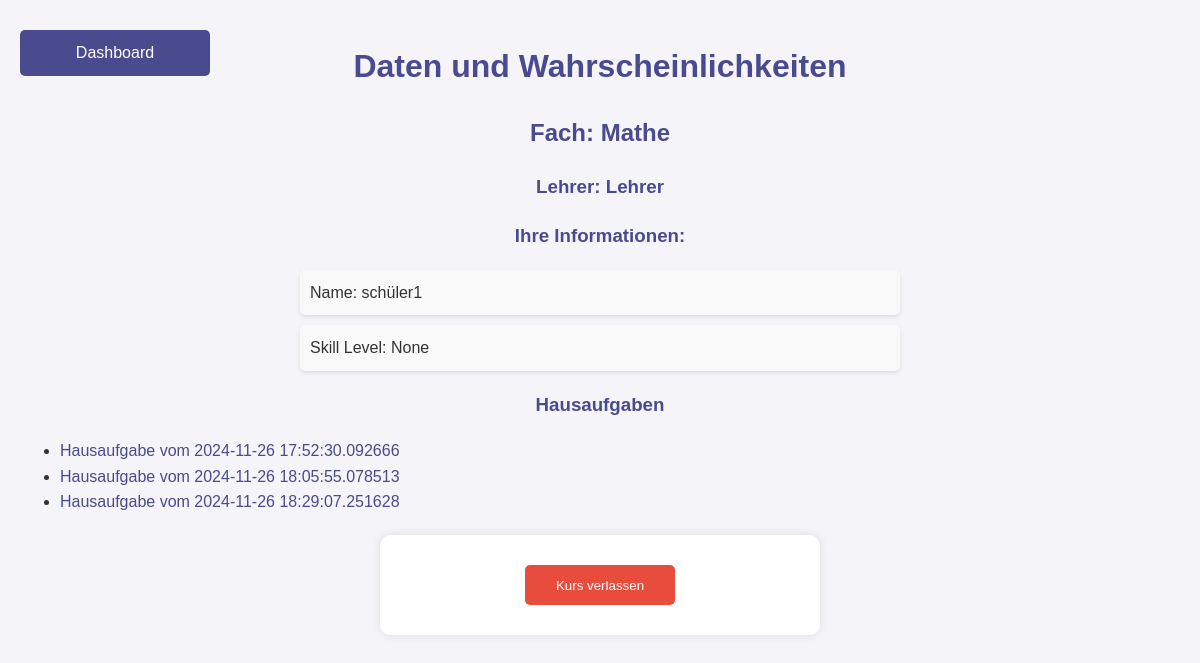
Before: /class_details_student/4/1 (signed in) with the older database file.
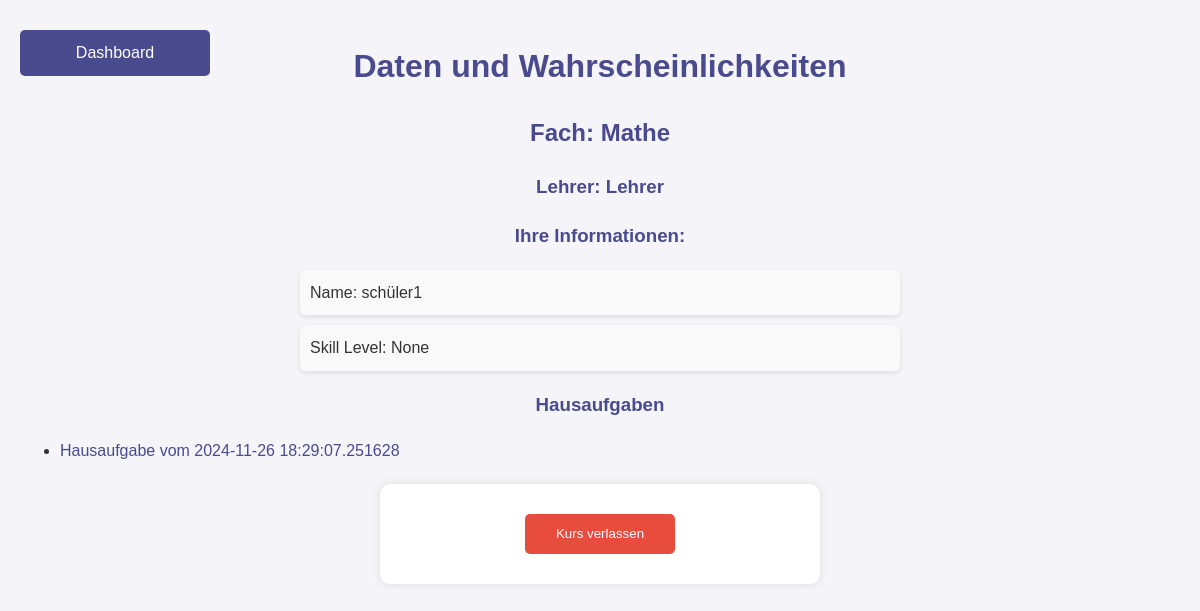
After: the same page with the newer database file.
### tables this page shows
CREATE TABLE Classes (
    id INTEGER PRIMARY KEY AUTOINCREMENT,
    class_name TEXT NOT NULL,
    subject TEXT NOT NULL,
    teacher_id INTEGER, grade_level INTEGER CHECK (grade_level BETWEEN 1 AND 13),
    FOREIGN KEY (teacher_id) REFERENCES Teachers(id)
);

CREATE TABLE Teachers (
    id INTEGER PRIMARY KEY AUTOINCREMENT,
    name TEXT NOT NULL,
    email TEXT UNIQUE NOT NULL,
    password TEXT NOT NULL
);

CREATE TABLE "Participants" (
    id INTEGER PRIMARY KEY AUTOINCREMENT,
    name TEXT NOT NULL,
    email TEXT UNIQUE NOT NULL,
    password TEXT NOT NULL,
    skill_level INTEGER DEFAULT 5 CHECK (skill_level BETWEEN 1 AND 10)
);

CREATE TABLE Homework (
    id INTEGER PRIMARY KEY AUTOINCREMENT,
    class_id INTEGER,
    description TEXT NOT NULL,
    date_created TIMESTAMP DEFAULT CURRENT_TIMESTAMP,
    FOREIGN KEY (class_id) REFERENCES Classes(id)
);

### app.py (the view)
@app.route('/class_details_student/<int:class_id>/<int:student_id>')
def class_details_student(class_id, student_id):
    conn = get_db_connection()
    class_info = conn.execute(
        'SELECT Classes.id, Classes.class_name, Classes.subject, Teachers.name AS teacher_name '
        'FROM Classes '
        'JOIN Teachers ON Classes.teacher_id = Teachers.id '
        'WHERE Classes.id = ?', (class_id,)
    ).fetchone()
    student = conn.execute(
        'SELECT Participants.name, Participants.skill_level '
        'FROM Participants '
        'WHERE Participants.id = ?', (student_id,)
    ).fetchone()
    homework_list = conn.execute(
        'SELECT id, description, date_created FROM Homework WHERE class_id = ?',
        (class_id,)
    ).fetchall()
    conn.close()
    return render_template(
        'class_details_student.html',
        class_info=class_info,
        student=student,
        student_id=student_id,
        homework_list=homework_list
    )

### app.py (called while the page is built)
def get_db_connection():
    conn = sqlite3.connect('ahg/database.db')
    conn.row_factory = sqlite3.Row
    return conn

### templates/class_details_student.html (shortened to what this page needs)
<!DOCTYPE html>
<html lang="de">
<head>
    <link rel="stylesheet" href="{{ url_for('static', filename='styles.css') }}">
</head>
<body>
    <div class="top-buttons">
        <a href="/student_dashboard" class="button">Dashboard</a>
    </div>
    <h1>{{ class_info['class_name'] }}</h1>
    <h2>Fach: {{ class_info['subject'] }}</h2>
    <h3>Lehrer: {{ class_info['teacher_name'] }}</h3>
    <h3>Ihre Informationen:</h3>
    <ul class="info-list">
        <li>Name: {{ student['name'] }}</li>
        <li>Skill Level: {{ student['skill_level'] }}</li>
    </ul>
    <h3>Hausaufgaben</h3>
    <ul>
        {% for homework in homework_list %}
            <li>
                <a href="/homework/{{ homework['id'] }}/{{ student_id }}">Hausaufgabe vom {{ homework['date_created'] }}</a>
            </li>
        {% endfor %}
    </ul>
    <form action="/leave_class" method="post">
        <button type="submit" class="submit-button danger">Kurs verlassen</button>
    </form>
</body>
</html>

### static/styles.css (style rules this page uses)
body { font-family: 'Arial', sans-serif; background-color: #f4f4f9; color: #333; margin: 0; padding: 20px; line-height: 1.6; }
h1, h2, h3 { color: #4a4a8e; text-align: center; }
.button, button, .back-button { background-color: #4a4a8e; color: white; border: none; padding: 10px 20px; margin: 10px 0; border-radius: 5px; cursor: pointer; transition: background-color 0.3s ease; text-decoration: none; display: block; text-align: center; width: 150px; margin-left: auto; margin-right: auto; }
.top-buttons { position: absolute; top: 20px; left: 20px; display: flex; gap: 10px; }
form { background-color: #fff; padding: 20px; border-radius: 10px; box-shadow: 0 0 10px rgba(0, 0, 0, 0.1); max-width: 400px; margin: 20px auto; }
a { text-decoration: none; color: #4a4a8e; }
button[type="submit"] { background-color: #4a4a8e; color: white; border: none; height: 40px; margin: 0; padding: 10px 20px; border-radius: 5px; cursor: pointer; transition: background-color 0.3s ease; margin-left: 10px; }
.info-list { list-style-type: none; padding: 0; max-width: 600px; margin: 0 auto; text-align: left; }
.info-list li { background-color: #f9f9f9; margin: 10px 0; padding: 10px; border-radius: 5px; box-shadow: 0 2px 4px rgba(0, 0, 0, 0.1); }
form { background-color: #fff; padding: 20px; border-radius: 10px; box-shadow: 0 0 10px rgba(0, 0, 0, 0.1); max-width: 400px; margin: 20px auto; text-align: center; }
.submit-button, button[type="submit"] { background-color: #4a4a8e; color: white; border: none; padding: 10px 20px; border-radius: 5px; cursor: pointer; transition: background-color 0.3s ease; display: inline-block; text-align: center; margin: 10px 0; }
.submit-button.danger { background-color: #e74c3c; color: white; }

Changed rows visible on the page:
removed Homework: date_created "2024-11-26 17:52:30.092666"
removed Homework: date_created "2024-11-26 18:05:55.078513"
